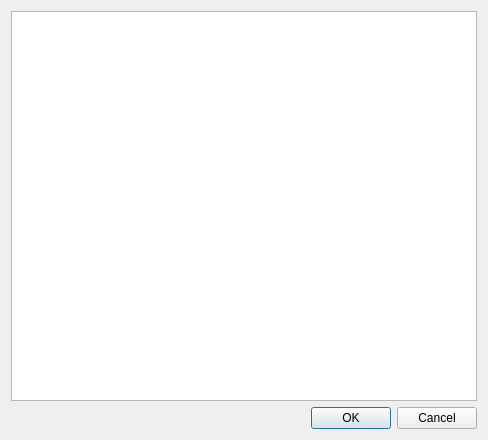
<?xml version="1.0" encoding="UTF-8"?>
<ui version="4.0">
 <class>AVGAccPerClass</class>
 <widget class="QDialog" name="AVGAccPerClass">
  <property name="geometry">
   <rect>
    <x>0</x>
    <y>0</y>
    <width>488</width>
    <height>440</height>
   </rect>
  </property>
  <property name="windowTitle">
   <string>AVG Acc per Class</string>
  </property>
  <layout class="QVBoxLayout" name="verticalLayout">
   <item>
    <widget class="QTableWidget" name="matrix"/>
   </item>
   <item>
    <widget class="QDialogButtonBox" name="buttonBox">
     <property name="orientation">
      <enum>Qt::Horizontal</enum>
     </property>
     <property name="standardButtons">
      <set>QDialogButtonBox::Cancel|QDialogButtonBox::Ok</set>
     </property>
    </widget>
   </item>
  </layout>
 </widget>
 <resources/>
 <connections>
  <connection>
   <sender>buttonBox</sender>
   <signal>accepted()</signal>
   <receiver>AVGAccPerClass</receiver>
   <slot>accept()</slot>
   <hints>
    <hint type="sourcelabel">
     <x>248</x>
     <y>254</y>
    </hint>
    <hint type="destinationlabel">
     <x>157</x>
     <y>274</y>
    </hint>
   </hints>
  </connection>
  <connection>
   <sender>buttonBox</sender>
   <signal>rejected()</signal>
   <receiver>AVGAccPerClass</receiver>
   <slot>reject()</slot>
   <hints>
    <hint type="sourcelabel">
     <x>316</x>
     <y>260</y>
    </hint>
    <hint type="destinationlabel">
     <x>286</x>
     <y>274</y>
    </hint>
   </hints>
  </connection>
 </connections>
</ui>
